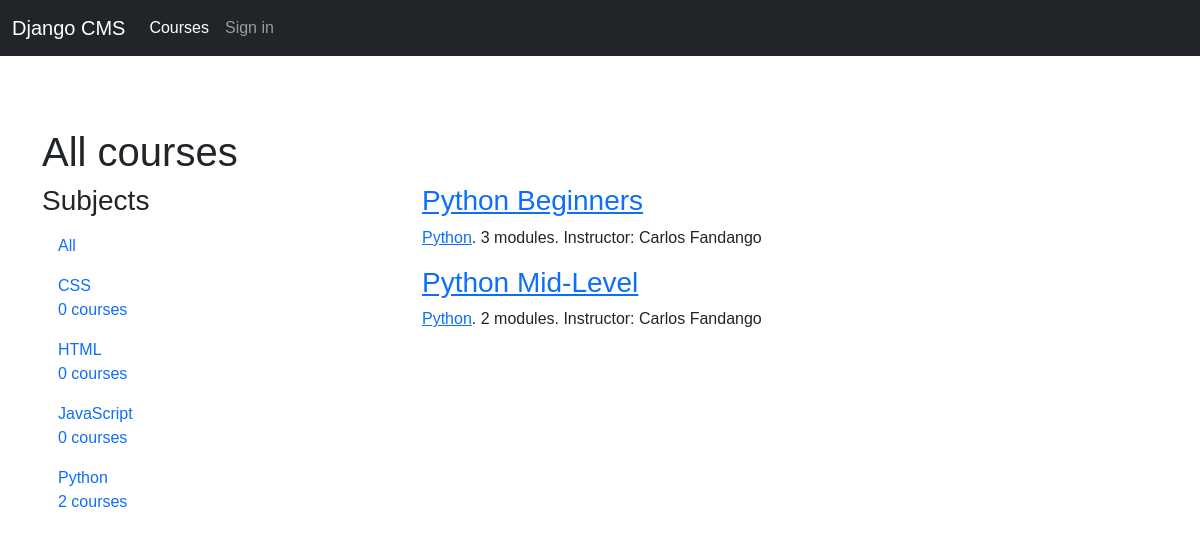
Before: / with the older database file.
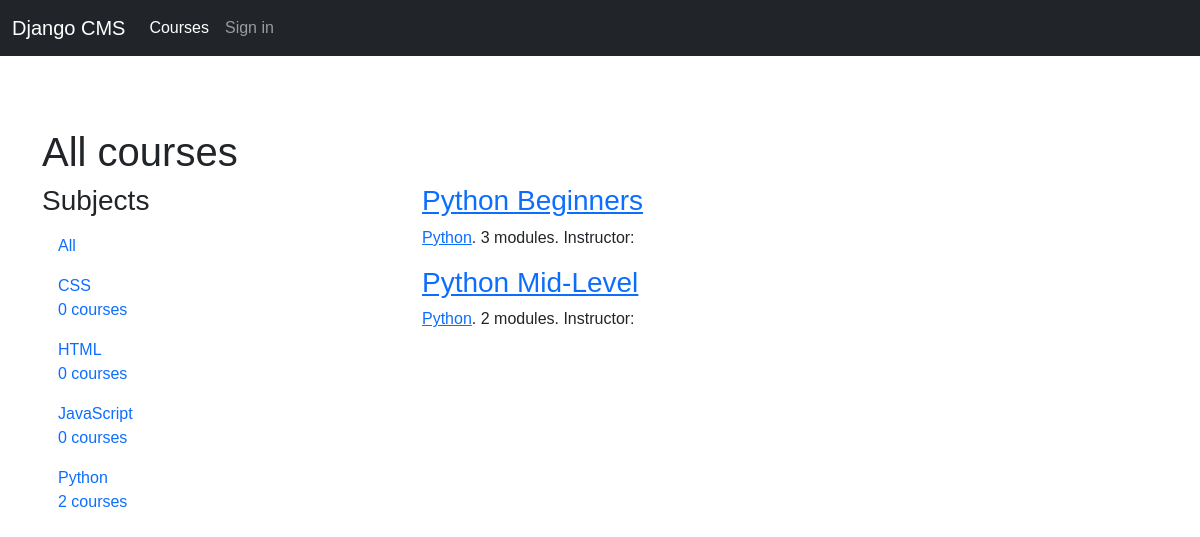
After: the same page with the newer database file.
### courses/models.py (models this page shows, shortened)
class Course(models.Model):
    owner = models.ForeignKey(
        User, related_name="courses_created", on_delete=models.CASCADE
    )
    subject = models.ForeignKey(
        Subject, related_name="courses", on_delete=models.CASCADE
    )
    title = models.CharField(max_length=200)
    slug = models.SlugField(max_length=200, unique=True)
    overview = models.TextField()
    created = models.DateTimeField(auto_now_add=True)
    students = models.ManyToManyField(User, related_name="courses_joined", blank=True)
    class Meta:
        ordering = ["-created"]

class Subject(models.Model):
    title = models.CharField(max_length=200)
    slug = models.SlugField(max_length=200, unique=True)
    class Meta:
        ordering = ["title"]
    def __str__(self):
        return self.title

### courses/views.py (the view)
# urls.py: path("", CourseListView.as_view(), name="course_list"),
class CourseListView(TemplateResponseMixin, View):
    model = Course
    template_name = "courses/course/list.html"
    def get(self, request, subject=None):
        subjects = cache.get("all_subjects")
        if not subjects:
            subjects = Subject.objects.annotate(total_courses=Count("courses"))
            cache.set("all_subjects", subjects)
        all_courses = Course.objects.annotate(total_modules=Count("modules"))
        if subject:
            subject = get_object_or_404(Subject, slug=subject)
            key = "subject_{}_courses".format(subject.id)
            courses = cache.get(key)
            if not courses:
                courses = all_courses.filter(subject=subject)
                cache.set(key, courses)
        else:
            courses = cache.get("all_courses")
            if not courses:
                courses = all_courses
                cache.set("all_courses", courses)
        return self.render_to_response(
            {"subjects": subjects, "subject": subject, "courses": courses}
        )

### courses/templates/courses/course/list.html (shortened to what this page needs)
{% extends "base.html" %}
{% block content %}
    <div class="row">
        <div class="col-md-12">
            <h1>
                {% if subject %}
                    {{ subject.title }} courses
                {% else %}
                    All courses
                {% endif %}
            </h1>
        </div>
    </div>
    <div class="row">
        <div class="col-md-4">
            <h3>Subjects</h3>
            <ul id="modules" class="nav flex-column">
                <li class="nav-item" {% if not subject %}class="selected"{% endif %}>
                    <a class="nav-link" href="{% url 'course_list' %}">All</a>
                </li>
                {% for s in subjects %}
                    <li {% if subject == s %}class="selected"{% endif %} class="nav-item">
                        <a class="nav-link" href="{% url 'course_list_subject' s.slug %}">
                            {{ s.title }}<br><span>{{ s.total_courses }} courses</span></a>
                    </li>
                {% endfor %}
            </ul>
        </div>
        <div class="col-md-8">
            <div class="module">
                {% for course in courses %}
                    {% with subject=course.subject %}
                        <h3><a href="{% url "course_detail" course.slug %}">{{ course.title }}</a></h3>
                        <p>
                            <a href="{% url "course_list_subject" subject.slug %}">{{ subject }}</a>.
                            {{ course.total_modules }} modules.
                            Instructor: {{ course.owner.get_full_name }}
                        </p>
                    {% endwith %}
                {% endfor %}
            </div>
        </div>
    </div>
{% endblock %}

Changed rows visible on the page:
changed Course "Python Beginners": owner.get_full_name "Carlos Fandango" → (not shown)
changed Course "Python Mid-Level": owner.get_full_name "Carlos Fandango" → (not shown)
